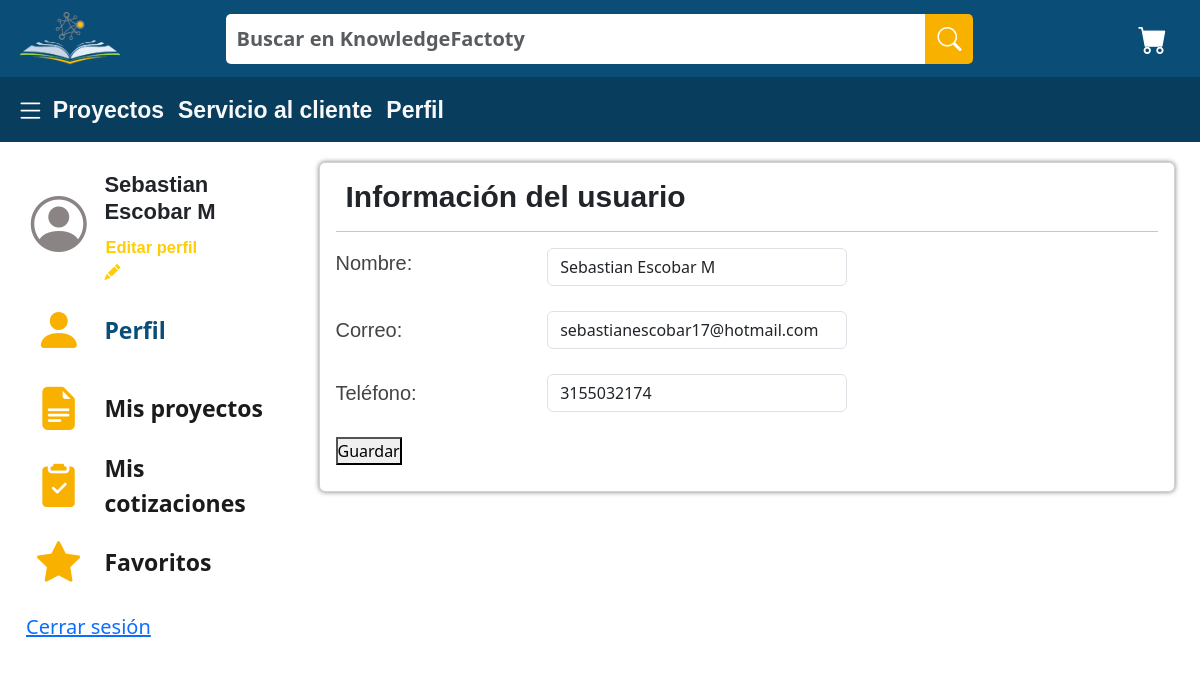
The app's page /EditarPerfil/ (signed in), older data.
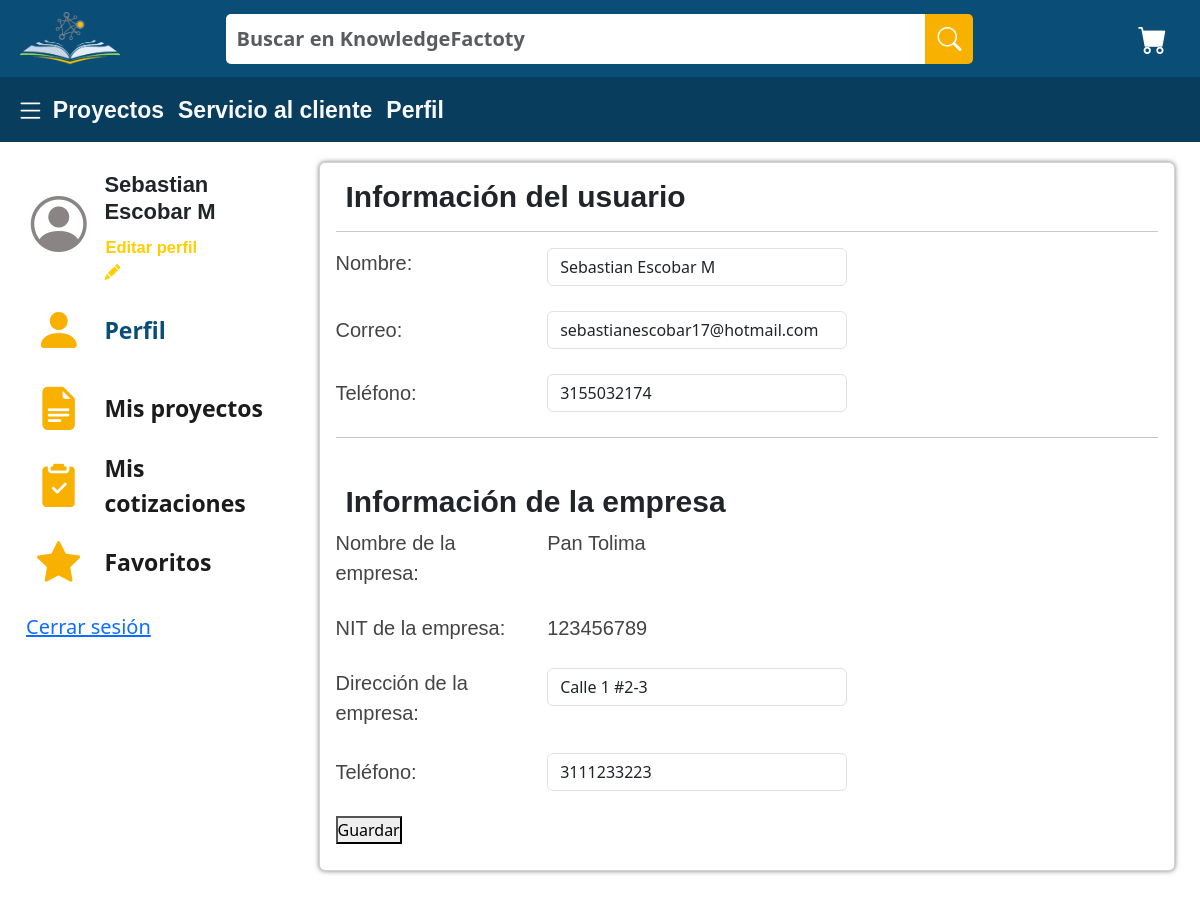
The same page, newer data.
### test_app/models.py (models this page shows, shortened)
class Company(models.Model):
    nit = models.CharField(auto_created=False, primary_key=True, serialize=False, verbose_name='NIT', max_length=9)
    name = models.CharField(max_length=50)
    phoneNumberC = models.CharField(max_length=15)
    address = models.CharField(max_length=300)
    user = models.ForeignKey(User, on_delete=models.CASCADE)

### test_app/views.py (the view, shortened to what this page needs)
# urls.py: path('EditarPerfil/',views.editProfile,name="editProfile"),
@login_required
def editProfile(req):
    if req.method=='GET':
        user=get_object_or_404(User,pk=req.user.cc)
        if Company.objects.filter(user=user.cc).count(): # Si el usuario tiene empresa asociada se hace get de la company y del form correspondiente
            company=get_object_or_404(Company,user=req.user.cc)
            formC=editCompanyForm(instance=company)
        else:
            company=None
            formC=None
        formU=editProfileForm(instance=user)
        return render(req, 'test_app/EditProfile.html', {'user':user,'company':company, 'formU':formU, 'formC':formC})

### test_app/forms.py
class editProfileForm(ModelForm):
    class Meta:
        model=User
        fields=['fullname', 'email', 'phoneNumberU']
        widgets = {
            'fullname': TextInput(attrs={
                'class': "form-control",
                'style': 'max-width: 300px;'
                }),
            'email': EmailInput(attrs={
                'class': "form-control",
                'style': 'max-width: 300px; padding:left;'
                }),
            'phoneNumberU': TextInput(attrs={
                'class': "form-control",
                'style': 'max-width: 300px;'
                })
        }

class editCompanyForm(ModelForm):
    class Meta:
        model=Company
        fields=['address', 'phoneNumberC']
        widgets = {
            'address': TextInput(attrs={
                'class': "form-control",
                'style': 'max-width: 300px;'
                }),
            'phoneNumberC': TextInput(attrs={
                'class': "form-control",
                'style': 'max-width: 300px;'
                })
        }

### test_app/templates/test_app/EditProfile.html (shortened to what the changed rows need)
{% extends 'test_app/base.html' %}
{% load static %}
{% block content %}
<!DOCTYPE html>
<html lang="en">
<head>
    <link href="https://cdn.jsdelivr.net/npm/bootstrap@5.3.0-alpha2/dist/css/bootstrap.min.css" rel="stylesheet">
    <link rel="stylesheet" href="https://cdn.jsdelivr.net/npm/bootstrap-icons@1.10.3/font/bootstrap-icons.css">
    <link rel="stylesheet" href='{% static "CSS/styleEditProfile.css" %}'>
</head>
<body>
      <div class="container-fluid" style="padding: 10px; padding-top: 20px; padding-bottom: 20px">
        <div class="row" style="padding-left: 15px; padding-right: 15px; padding-bottom: 25px;">
          <div class="col-9">
          <form method="POST">
              <div class="card" style="width: 100%; box-shadow: 0px 0px 5px rgba(0, 0, 0, 0.5);">
                <div class="card-body">
                  <h5 class="card-title" style="font-size: 30px; font-weight: bold; font-family: 'Roboto Flex', 'Arial', 'sans-serif'; padding-left: 10px;">Información del usuario</h5>
                  <hr>
                    <div class="fieldWrapper">
                      <div class="row" style="margin-bottom: 25px;">
                      </div>
                    </div>
                    <div class="fieldWrapper">
                      <div class="row" style="margin-bottom: 25px;">
                      </div>
                    </div>
                    <div class="fieldWrapper">
                      <div class="row" style="margin-bottom: 25px;">
                      </div>
                    </div>
                  {% if company %}
                  <hr>
                  <h5 class="card-title" style="font-size: 30px; font-weight: bold; font-family: 'Roboto Flex', 'Arial', 'sans-serif'; padding-top: 30px; padding-left: 10px;">Información de la empresa</h5>
                  <div class="row" style="margin-bottom: 25px;">
                      <div class="col-3" style="align-items: center; display: flex;">
                          <p class="card-text" style="color: #454343; font-family: 'Roboto Flex', 'Arial', 'sans-serif'; font-size: 20px;">Nombre de la empresa:</p>
                      </div>
                      <div class="col-7">
                          <p class="card-text" style="color: #454343; font-family: 'Roboto Flex', 'Arial', 'sans-serif'; font-size: 20px;"> {{company.name}}</p>
                      </div>
                  </div>
                  <div class="row" style="margin-bottom: 25px;">
                      <div class="col-3" style="align-items: center; display: flex;">
                          <p class="card-text" style="color: #454343; font-family: 'Roboto Flex', 'Arial', 'sans-serif'; font-size: 20px;">NIT de la empresa:</p>
                      </div>
                      <div class="col-7">
                          <p class="card-text" style="color: #454343; font-family: 'Roboto Flex', 'Arial', 'sans-serif'; font-size: 20px;">{{company.nit}}</p>
                      </div>
                  </div>
                  <div class="fieldWrapper">
                    <div class="row" style="margin-bottom: 25px;">
                      <div class="col-3" style="align-items: center; display: flex;">
                        <p for="{{ formU.address.id_for_label}}" class="card-text" style="color: #454343; font-family: 'Roboto Flex', 'Arial', 'sans-serif'; font-size: 20px;">Dirección de la empresa:</p>
                      </div>
                      <div class="col-7">
                        {{ formC.address }}
                      </div>
                    </div>
                  </div>
                  <div class="fieldWrapper">
                    <div class="row" style="margin-bottom: 25px;">
                      <div class="col-3" style="align-items: center; display: flex; ">
                        <p for="{{ formC.phoneNumberC.id_for_label}}" class="card-text" style="color: #454343; font-family: 'Roboto Flex', 'Arial', 'sans-serif'; font-size: 20px;">Teléfono:</p>
                      </div>
                      <div class="col-7">
                        {{ formC.phoneNumberC }}
                      </div>
                    </div>
                  </div>
                  {% endif %}
                  <button>
                    Guardar
                  </button>
              </div>
      </form>
    </div>
</body>
</html>
{% endblock %}

Row changes from the older to the newer data that the page shows:
added Company: name "Pan Tolima", nit "123456789", address "Calle 1 #2-3", phoneNumberC "3111233223"
Text that changed along with them:
text now shown: "Información de la empresa Nombre de la empresa: NIT de la empresa: Dirección de la empresa: Teléfono:"
